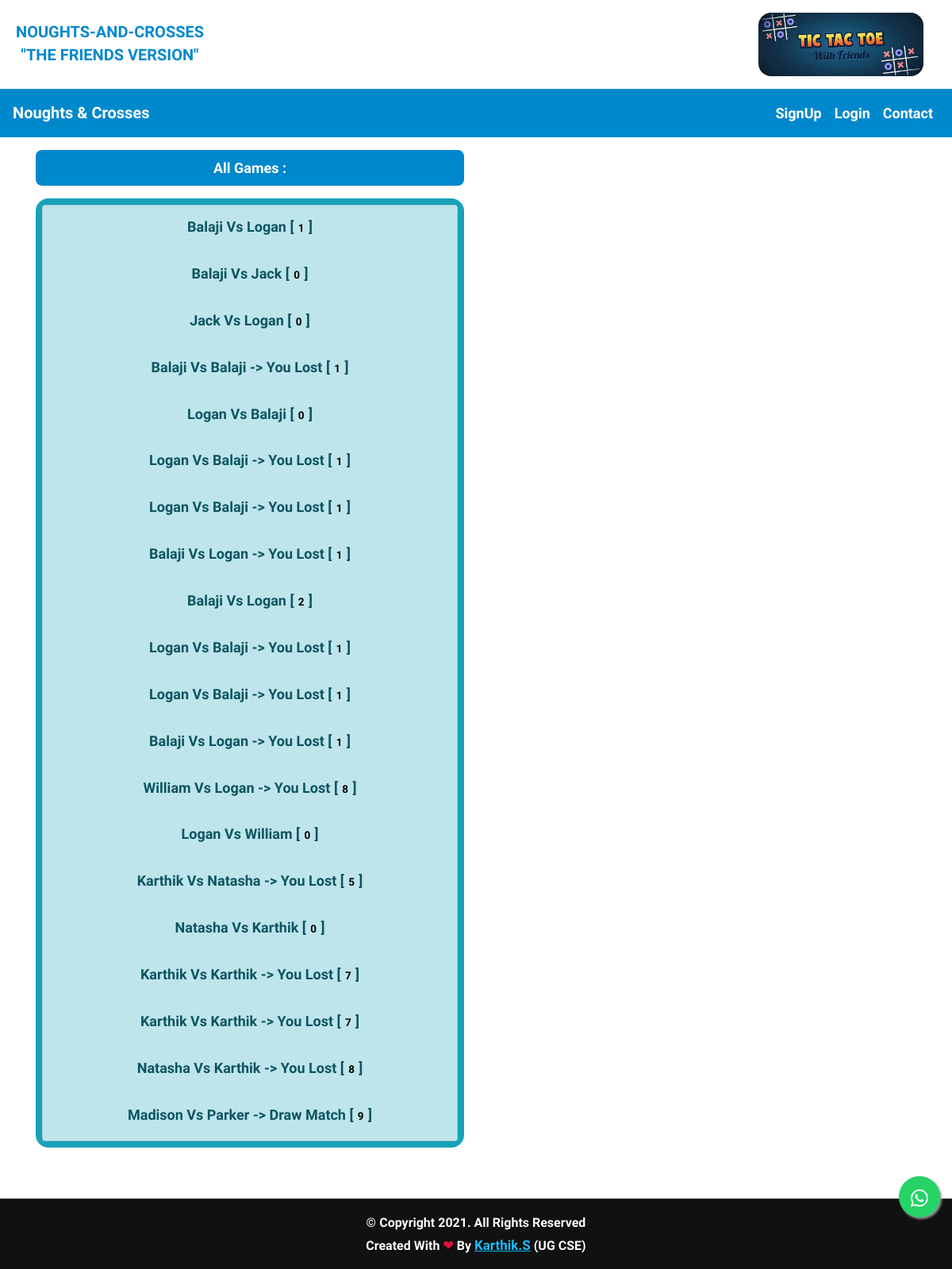
Screenshot of /games/all with the database file from the repository.
### gameplay/models.py (models this page shows, shortened)
class Game(models.Model):
    first_player = models.ForeignKey(User, related_name="game_first_player", on_delete=models.CASCADE)
    second_player = models.ForeignKey(User, related_name="game_second_player", on_delete=models.CASCADE)
    start_time = models.DateTimeField(auto_now_add=True)
    last_active = models.DateTimeField(auto_now=True)
    status = models.CharField(max_length=1, default='F', choices=GAME_STATUS_CHOICES)
    objects = GamesQuerySet.as_manager()
    def get_absolute_url(self):
        return reverse('gameplay_detail', args=[self.id])
    def __str__(self):
        return "{0} vs {1}".format(self.first_player, self.second_player)

### gameplay/views.py (the view)
# urls.py: url(r'all$', AllGamesList.as_view())
class AllGamesList(ListView):
    model = Game

### templates/gameplay/game_list.html
{% extends "base.html"%}
{% block content %}
    <div class="well col-sm-6">
             <label class="label success" style="min-width:100%;background-color: #0088cc;padding: 0.5rem;color: white;text-align: center;margin-top:1rem;border-radius:0.5rem;margin-bottom:1rem">All Games : </label>
        {% include "player/game_list_snippet.html" with games_list=object_list %}
    </div>
{% endblock content %}

### templates/player/game_list_snippet.html (shortened to what this page needs)
{% if games_list %}
    <div class="list-group bg-info">
        {% for game in games_list %}
            <a class="list-group-item list-group-item-info" href="{{game.get_absolute_url}}" style=''>
                {{game}}
                {% if game.status not in 'FS' %}
                    {% if game.status == "D" %}
                        -> Draw Match
                    {% elif game.status == "W" and user == game.first_player %}
                        -> You Won!
                    {% elif game.status == "L" and user == game.second_player %}
                        -> You Won!
                    {% else %}
                        -> You Lost
                    {% endif %}
                {% endif %}
                [<span class="badge">{{game.move_set.count}}</span>]
            </a>
        {% endfor %}
    </div>
{% endif %}

### templates/base.html (style rules this page uses)
.navbar-brand, .nav-link,.navbar-toggler,.navbar-toggler-icon,.collapse,button,#navbarSupportedContent,span { color:white; font-weight:bold; }

### templates/player/game_list_snippet.html (style rules this page uses)
.list-group { min-width:100%;padding: 0.5rem;color: white;text-align: center;border-radius:1rem;margin-bottom:0.5rem; text-transform:capitalize; background-color:white; color:#0088cc; font-weight:bolder; }
.badge { color:black; font-weight:bolder; margin-bottom:0.5rem }

### rows the page displays
Game: first_player+second_player "Balaji Vs Logan", move_set.count "1"
Game: first_player+second_player "Balaji Vs Jack", move_set.count "0"
Game: first_player+second_player "Jack Vs Logan", move_set.count "0"
Game: first_player+second_player "Balaji Vs Balaji", status "-> You Lost", move_set.count "1"
Game: first_player+second_player "Logan Vs Balaji", move_set.count "0"
Game: first_player+second_player "Logan Vs Balaji", status "-> You Lost", move_set.count "1"
Game: first_player+second_player "Logan Vs Balaji", status "-> You Lost", move_set.count "1"
Game: first_player+second_player "Balaji Vs Logan", status "-> You Lost", move_set.count "1"
Game: first_player+second_player "Balaji Vs Logan", move_set.count "2"
Game: first_player+second_player "Logan Vs Balaji", status "-> You Lost", move_set.count "1"
Game: first_player+second_player "Logan Vs Balaji", status "-> You Lost", move_set.count "1"
Game: first_player+second_player "Balaji Vs Logan", status "-> You Lost", move_set.count "1"
Game: first_player+second_player "William Vs Logan", status "-> You Lost", move_set.count "8"
Game: first_player+second_player "Logan Vs William", move_set.count "0"
Game: first_player+second_player "Karthik Vs Natasha", status "-> You Lost", move_set.count "5"
Game: first_player+second_player "Natasha Vs Karthik", move_set.count "0"
Game: first_player+second_player "Karthik Vs Karthik", status "-> You Lost", move_set.count "7"
Game: first_player+second_player "Karthik Vs Karthik", status "-> You Lost", move_set.count "7"
Game: first_player+second_player "Natasha Vs Karthik", status "-> You Lost", move_set.count "8"
Game: first_player+second_player "Madison Vs Parker", status "-> Draw Match", move_set.count "9"
